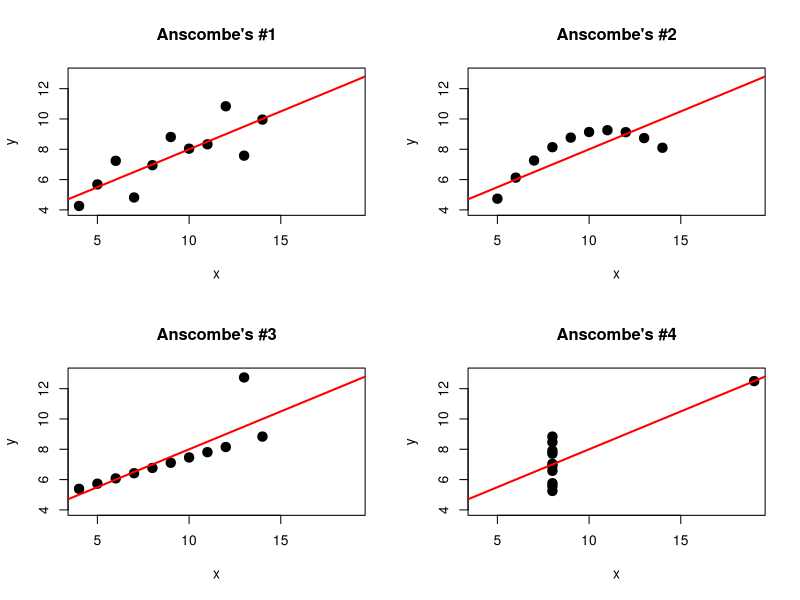
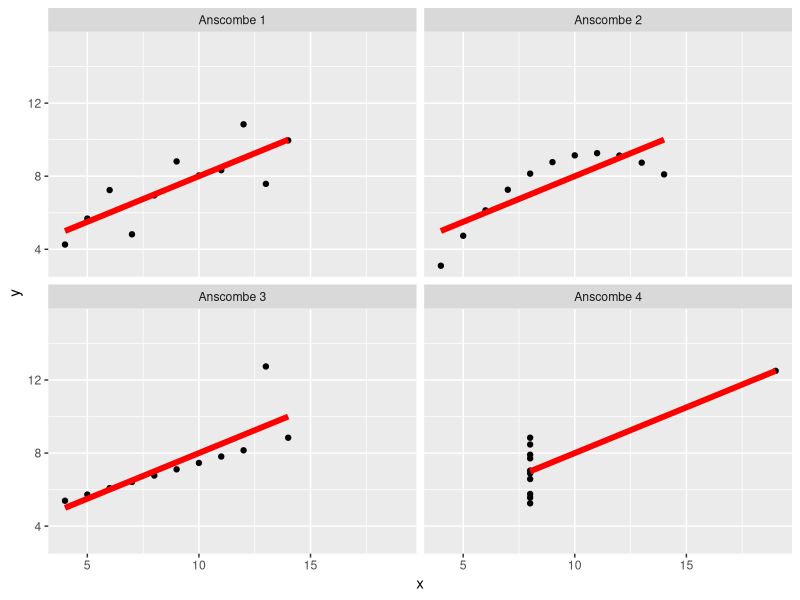

These charts were generated, in order, by the following R code:
## ---- chunk 1
knitr::opts_chunk$set(echo = TRUE)
## ---- chunk 2
library(datasets)
anscombe1 <- data.frame(anscombe$x1,anscombe$y1)
names(anscombe1) <- c("x","y")
anscombe2 <- data.frame(anscombe$x2,anscombe$y2)
names(anscombe2) <- c("x","y")
anscombe3 <- data.frame(anscombe$x3,anscombe$y3)
names(anscombe3) <- c("x","y")
anscombe4 <- data.frame(anscombe$x4,anscombe$y4)
names(anscombe4) <- c("x","y")
par(mfrow=c(2, 2))
plot(anscombe1,main="Anscombe's #1",xlim=c(4,19),ylim=c(4,13),cex=1.5,pch=19)
abline(lm(anscombe1$y~anscombe1$x),col="red",lwd=2)
plot(anscombe2,main="Anscombe's #2",xlim=c(4,19),ylim=c(4,13),cex=1.5,pch=19)
abline(lm(anscombe2$y~anscombe2$x),col="red",lwd=2)
plot(anscombe3,main="Anscombe's #3",xlim=c(4,19),ylim=c(4,13),cex=1.5,pch=19)
abline(lm(anscombe3$y~anscombe3$x),col="red",lwd=2)
plot(anscombe4,main="Anscombe's #4",xlim=c(4,19),ylim=c(4,13),cex=1.5,pch=19)
abline(lm(anscombe4$y~anscombe4$x),col="red",lwd=2)
## ---- chunk 3
# install.package("ggplot2")
library(ggplot2)
library(datasets)

anscombe1df = data.frame(x=anscombe$x1, y=anscombe$y1, grupo=rep("Anscombe 1",11))
anscombe2df = data.frame(x=anscombe$x2, y=anscombe$y2, grupo=rep("Anscombe 2",11))
anscombe3df = data.frame(x=anscombe$x3, y=anscombe$y3, grupo=rep("Anscombe 3",11))
anscombe4df = data.frame(x=anscombe$x4, y=anscombe$y4, grupo=rep("Anscombe 4",11))

anscombedf = rbind(anscombe1df, anscombe2df, anscombe3df, anscombe4df)

ggplot(anscombedf, aes(x=x,y=y)) + 
  geom_point() +
  geom_smooth(method='lm',color="red",lwd = 2, fill=NA) +
  facet_wrap(~grupo,ncol=2)

